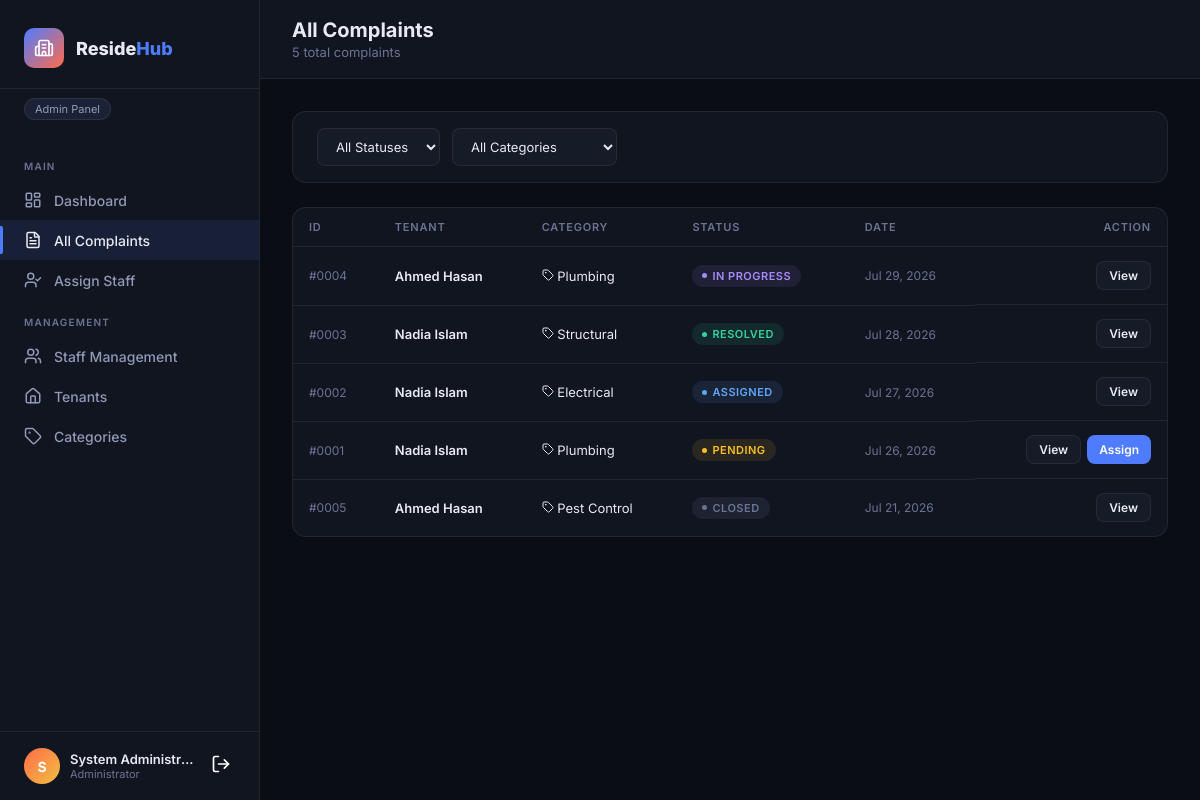
/admin/complaints.php (signed in), run on the app's committed database.
### tables this page shows
CREATE TABLE complaints (
    complaint_id INT AUTO_INCREMENT PRIMARY KEY,
    resident_id INT NOT NULL,
    category_name VARCHAR(100) DEFAULT NULL,
    complaint_title VARCHAR(200) NOT NULL,
    complaint_description TEXT NOT NULL,
    complaint_status ENUM('pending','assigned','in_progress','resolved','closed') DEFAULT 'pending',
    assigned_staff_id INT DEFAULT NULL,
    assigned_by INT DEFAULT NULL,
    assigned_at TIMESTAMP NULL DEFAULT NULL,
    progress_note TEXT,
    updated_by INT DEFAULT NULL,
    updated_at TIMESTAMP DEFAULT CURRENT_TIMESTAMP ON UPDATE CURRENT_TIMESTAMP,
    submitted_at TIMESTAMP DEFAULT CURRENT_TIMESTAMP,
    FOREIGN KEY (resident_id) REFERENCES resident_profiles(resident_id) ON DELETE CASCADE,
    FOREIGN KEY (assigned_staff_id) REFERENCES service_staff_profiles(staff_id) ON DELETE SET NULL,
    FOREIGN KEY (assigned_by) REFERENCES users(user_id) ON DELETE SET NULL,
    FOREIGN KEY (updated_by) REFERENCES users(user_id) ON DELETE SET NULL
);

CREATE TABLE users (
    user_id INT AUTO_INCREMENT PRIMARY KEY,
    full_name VARCHAR(100) NOT NULL,
    email VARCHAR(100) NOT NULL UNIQUE,
    password VARCHAR(255) NOT NULL,
    phone VARCHAR(20),
    role ENUM('admin','staff','resident') NOT NULL DEFAULT 'resident',
    created_at TIMESTAMP DEFAULT CURRENT_TIMESTAMP
);

### includes/config.php (called while the page is built, shortened)
<?php
function currentUser(): ?array
{
    return [
        'id' => $_SESSION['user_id'],
        'user_id' => $_SESSION['user_id'],
        'full_name' => $_SESSION['full_name'] ?? '',
        'name' => $_SESSION['full_name'] ?? '',
        'email' => $_SESSION['email'] ?? '',
        'role' => $_SESSION['role'] ?? '',
        'profile_id' => $_SESSION['profile_id'] ?? null,
    ];
}

### admin/complaints.php (the view, shortened to what this page needs)
<?php
require_once '../includes/config.php';
$user = currentUser();
$db = getDB();
$filterStatus = $_GET['status'] ?? '';
$filterCat = $_GET['cat'] ?? '';
$where = '1=1';
$params = [];
$stmt = $db->prepare("
  SELECT c.*,
         u.full_name AS resident_name, rp.apartment_number,
         su.full_name AS staff_name, ssp.staff_type
  FROM complaints c
  JOIN resident_profiles rp ON c.resident_id = rp.resident_id
  JOIN users u ON rp.user_id = u.user_id
  LEFT JOIN service_staff_profiles ssp ON c.assigned_staff_id = ssp.staff_id
  LEFT JOIN users su ON ssp.user_id = su.user_id
  WHERE $where
  ORDER BY c.submitted_at DESC
");
$stmt->execute($params);
$complaints = $stmt->fetchAll();
?>
<!DOCTYPE html>
<html lang="en">
<head>
  <link rel="stylesheet" href="../assets/css/dashboard.css?v=<?= time() ?>">
</head>
<body>
  <aside class="sidebar">
    <div class="sidebar-brand">
      <div class="sidebar-icon">
        <i data-lucide="building-2" width="20" height="20" style="color:#fff;"></i>
      </div>
      <div class="sidebar-name">Reside<span>Hub</span></div>
    </div>
    <div style="padding:0 24px 12px;margin-top:8px;"><span class="tag">Admin Panel</span></div>
    <nav class="sidebar-nav">
      <div class="nav-section">Main</div>
      <a class="nav-item" href="dashboard.php"><i data-lucide="layout-dashboard" width="18" height="18"></i>
        Dashboard</a>
      <a class="nav-item active" href="complaints.php"><i data-lucide="file-text" width="18" height="18"></i> All
        Complaints</a>
      <a class="nav-item" href="assign.php"><i data-lucide="user-check" width="18" height="18"></i> Assign Staff</a>
      <div class="nav-section">Management</div>
      <a class="nav-item" href="staff.php"><i data-lucide="users" width="18" height="18"></i> Staff Management</a>
      <a class="nav-item" href="tenants.php"><i data-lucide="home" width="18" height="18"></i> Tenants</a>
      <a class="nav-item" href="categories.php"><i data-lucide="tag" width="18" height="18"></i> Categories</a>
    </nav>
    <div class="sidebar-footer">
      <div class="user-card">
        <div class="user-avatar"><?= strtoupper(substr($user['full_name'], 0, 1)) ?></div>
        <div class="user-info">
          <div class="user-name"><?= htmlspecialchars($user['full_name']) ?></div>
          <div class="user-email">Administrator</div>
        </div>
        <button class="logout-btn" onclick="logout()" title="Log out"><i data-lucide="log-out" width="20"
            height="20"></i></button>
      </div>
    </div>
  </aside>
  <div class="main-content">
    <div class="topbar">
      <div>
        <div class="page-title">All Complaints</div>
        <div class="page-sub"><?= count($complaints) ?> total complaints</div>
      </div>
    </div>
    <div class="content-area">
      <div class="card" style="margin-bottom:24px;">
        <div class="card-body" style="padding:16px 24px;">
          <form method="GET" class="filter-bar">
            <select name="status" onchange="this.form.submit()">
              <option value="">All Statuses</option>
            </select>
            <select name="cat" onchange="this.form.submit()">
              <option value="">All Categories</option>
            </select>
          </form>
        </div>
      </div>
      <div class="card">
        <div class="table-wrap">
          <?php if (empty($complaints)): ?>
            <div class="empty-state">
              <div class="empty-icon">📭</div>
              <div class="empty-title">No complaints found</div>
            </div>
          <?php else: ?>
            <table>
              <thead>
                <tr>
                  <th>ID</th>
                  <th>Tenant</th>
                  <th>Category</th>
                  <th>Status</th>
                  <th>Date</th>
                  <th style="text-align:right;">Action</th>
                </tr>
              </thead>
              <tbody>
                <?php foreach ($complaints as $c): ?>
                  <tr>
                    <td class="text-muted text-sm">#<?= str_pad($c['complaint_id'], 4, '0', STR_PAD_LEFT) ?></td>
                    <td class="fw-600"><?= htmlspecialchars($c['resident_name']) ?></td>
                    <td>
                      <span class="category-badge">
                        <i data-lucide="tag" width="12" height="12"></i>
                        <?= htmlspecialchars($c['category_name'] ?? 'Uncategorized') ?>
                      </span>
                    </td>
                    <td><span
                        class="badge badge-<?= $c['complaint_status'] ?>"><?= str_replace('_', ' ', $c['complaint_status']) ?></span>
                    </td>
                    <td class="text-muted text-sm"><?= date('M d, Y', strtotime($c['submitted_at'])) ?></td>
                    <td style="display:flex;gap:6px;justify-content:flex-end;">
                      <a href="?view=<?= $c['complaint_id'] ?><?= $filterStatus ? "&status=$filterStatus" : '' ?><?= $filterCat ? "&cat=$filterCat" : '' ?>"
                        class="btn btn-secondary btn-sm">View</a>
                      <?php if ($c['complaint_status'] === 'pending'): ?>
                        <a href="assign.php?complaint=<?= $c['complaint_id'] ?>" class="btn btn-primary btn-sm">Assign</a>
                      <?php endif; ?>
                    </td>
                  </tr>
                <?php endforeach; ?>
              </tbody>
            </table>
          <?php endif; ?>
        </div>
      </div>
    </div>
  </div>
</body>
</html>

### admin/complaints.php (style rules this page uses)
.filter-bar { display: flex; gap: 12px; align-items: center; flex-wrap: wrap; }
.filter-bar select { background: var(--surface2); border: 1px solid var(--border); border-radius: 8px; color: var(--text); font-family: var(--font-body); font-size: 13px; padding: 9px 14px; outline: none; cursor: pointer; }

### data on the page
complaints: complaint_id "0004", users.full_name "Ahmed Hasan", category_name "Plumbing", complaint_status "IN PROGRESS", submitted_at "Jul 29, 2026"
complaints: complaint_id "0003", users.full_name "Nadia Islam", category_name "Structural", complaint_status "RESOLVED", submitted_at "Jul 28, 2026"
complaints: complaint_id "0002", users.full_name "Nadia Islam", category_name "Electrical", complaint_status "ASSIGNED", submitted_at "Jul 27, 2026"
complaints: complaint_id "0001", updated_by.full_name "Nadia Islam", category_name "Plumbing", complaint_status "PENDING", submitted_at "Jul 26, 2026"
complaints: complaint_id "0005", users.full_name "Ahmed Hasan", category_name "Pest Control", complaint_status "CLOSED", submitted_at "Jul 21, 2026"

### other printed values
substr($user['full_name'], 0, 1) "S"
$user['full_name'] "System Administr…"
count($complaints) "5"
